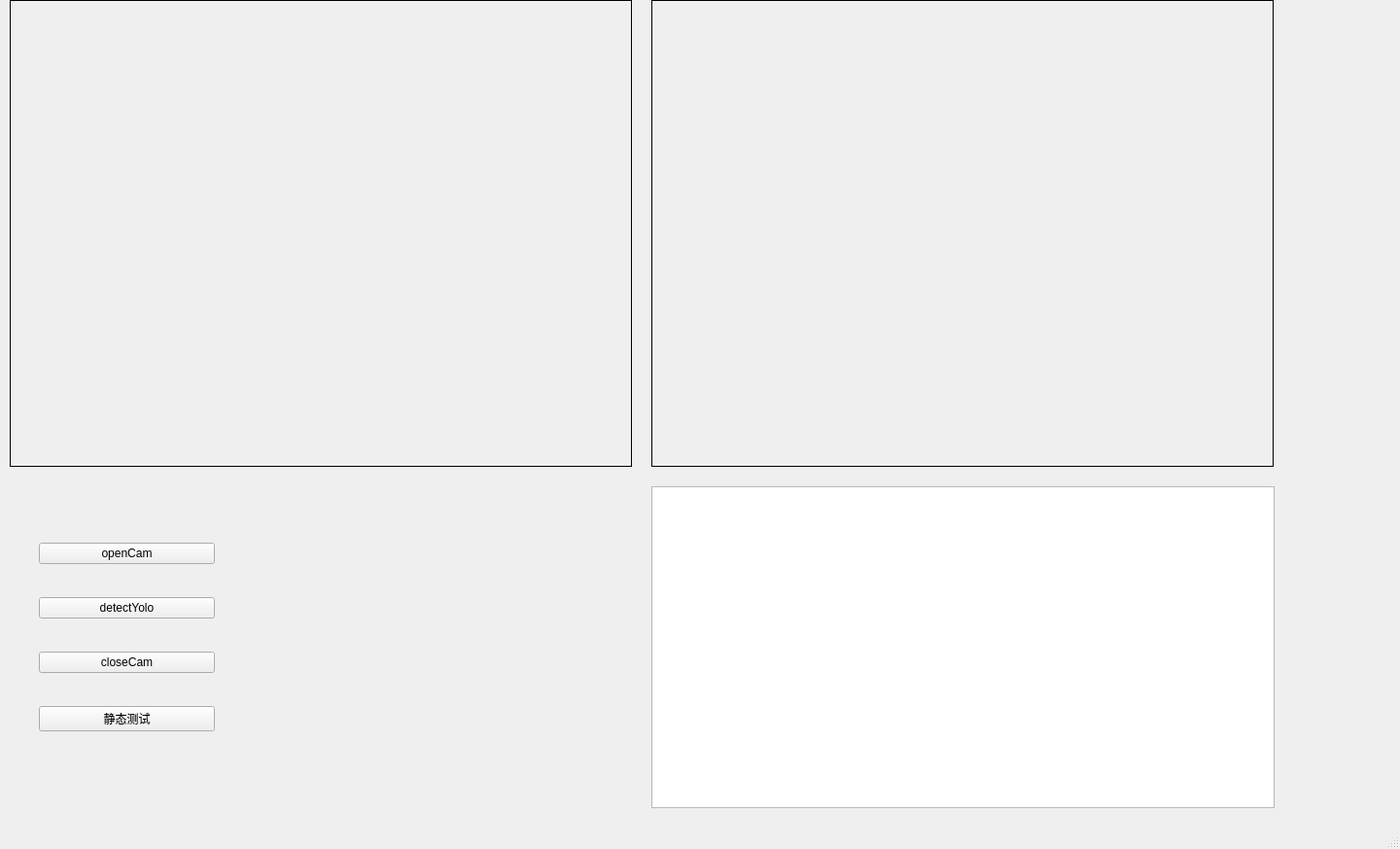
<?xml version="1.0" encoding="UTF-8"?>
<ui version="4.0">
 <class>MainWindow</class>
 <widget class="QMainWindow" name="MainWindow">
  <property name="geometry">
   <rect>
    <x>0</x>
    <y>0</y>
    <width>1440</width>
    <height>873</height>
   </rect>
  </property>
  <property name="windowTitle">
   <string>MainWindow</string>
  </property>
  <widget class="QWidget" name="centralwidget">
   <widget class="QLabel" name="camera">
    <property name="geometry">
     <rect>
      <x>10</x>
      <y>0</y>
      <width>640</width>
      <height>480</height>
     </rect>
    </property>
    <property name="minimumSize">
     <size>
      <width>640</width>
      <height>480</height>
     </size>
    </property>
    <property name="maximumSize">
     <size>
      <width>640</width>
      <height>480</height>
     </size>
    </property>
    <property name="frameShape">
     <enum>QFrame::Box</enum>
    </property>
    <property name="text">
     <string/>
    </property>
   </widget>
   <widget class="QLabel" name="picture">
    <property name="geometry">
     <rect>
      <x>670</x>
      <y>0</y>
      <width>640</width>
      <height>480</height>
     </rect>
    </property>
    <property name="minimumSize">
     <size>
      <width>640</width>
      <height>480</height>
     </size>
    </property>
    <property name="maximumSize">
     <size>
      <width>640</width>
      <height>480</height>
     </size>
    </property>
    <property name="frameShape">
     <enum>QFrame::Box</enum>
    </property>
    <property name="text">
     <string/>
    </property>
   </widget>
   <widget class="QTextEdit" name="BoxInfo">
    <property name="geometry">
     <rect>
      <x>670</x>
      <y>500</y>
      <width>641</width>
      <height>331</height>
     </rect>
    </property>
   </widget>
   <widget class="QWidget" name="widget" native="true">
    <property name="geometry">
     <rect>
      <x>40</x>
      <y>530</y>
      <width>181</width>
      <height>251</height>
     </rect>
    </property>
    <layout class="QVBoxLayout" name="verticalLayout">
     <item>
      <widget class="QPushButton" name="startBtn">
       <property name="text">
        <string>openCam</string>
       </property>
      </widget>
     </item>
     <item>
      <widget class="QPushButton" name="takeBtn">
       <property name="text">
        <string>detectYolo</string>
       </property>
      </widget>
     </item>
     <item>
      <widget class="QPushButton" name="closeBtn">
       <property name="text">
        <string>closeCam</string>
       </property>
      </widget>
     </item>
     <item>
      <widget class="QPushButton" name="loadYoloBtn">
       <property name="text">
        <string>静态测试</string>
       </property>
      </widget>
     </item>
    </layout>
   </widget>
  </widget>
  <widget class="QMenuBar" name="menubar">
   <property name="geometry">
    <rect>
     <x>0</x>
     <y>0</y>
     <width>1440</width>
     <height>19</height>
    </rect>
   </property>
  </widget>
  <widget class="QStatusBar" name="statusbar"/>
 </widget>
 <resources/>
 <connections/>
</ui>
